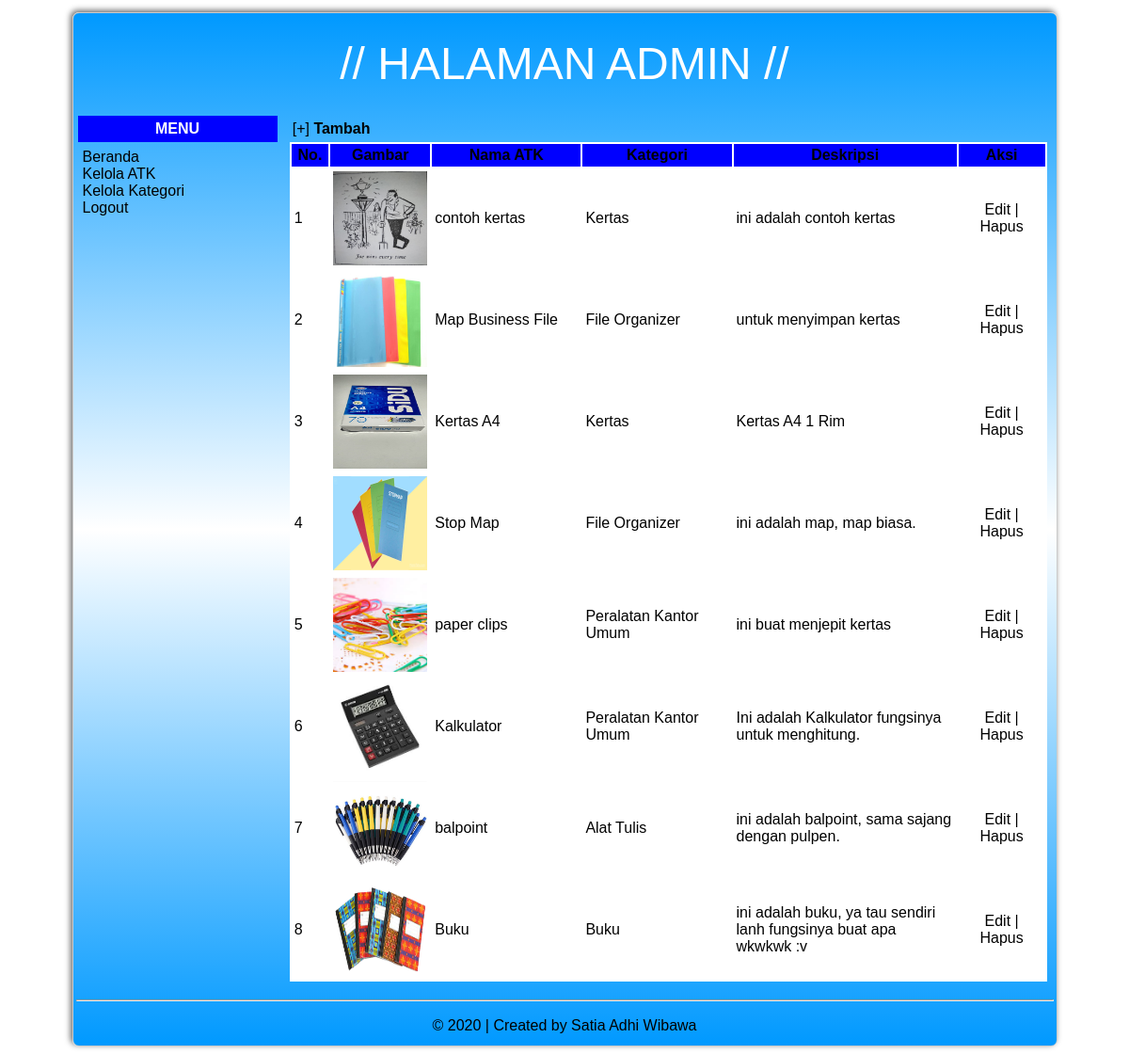
The app's page /admin/data_atk.php with its own data.
### tables this page shows
CREATE TABLE `tbl_atk` (
  `id_atk` int(10) NOT NULL,
  `id_category` varchar(25) NOT NULL,
  `nama_atk` text NOT NULL,
  `gambar` longtext NOT NULL,
  `deskripsi` text NOT NULL,
  `stok` int(11) NOT NULL,
  `tanggal` datetime NOT NULL
);

CREATE TABLE `tbl_category` (
  `id_category` int(2) NOT NULL,
  `category_name` text NOT NULL
);

### admin/data_atk.php (the view, shortened to what this page needs)
<html>
<head>
	<link rel="stylesheet" href="../css/style2.css">
</head>
<body background="../images/logo1.png">
<table width="1047" border="0" align="center" class="table">
	<tr>
		<td height="100" colspan="2" align="center" valign="middle">
			<table width="100%" height="100" border="0" cellpadding="7">
				<tr>
					<td align="center" valign="middle">
						<font color="white" size="7px">// HALAMAN ADMIN //</font>
					</td>
				</tr>
			</table>
		</td>
	</tr>
	<tr>
		<td width="21%" valign="top">
			<table width="100%" border="0" cellpadding="5">
				<tr>
					<td align="center" bgcolor="blue">
						<strong><font color="#FFFFFF">MENU</font></strong>
					</td>
				</tr>
				<tr>
					<td align="left">
						<a href="beranda_admin.php">Beranda</a><br>
						<a href="data_atk.php">Kelola ATK</a><br>
						<a href="data_kategori.php">Kelola Kategori</a><br>
						<a href="logout.php" onclick="return confirm('Apakah anda yakin ingin keluar?');">Logout</a><br>
					</td>
				</tr>
			</table>
		</td>
		<td width="79%" valign="top"><table width="100%" border="0" cellpadding="5">
	<tr>
		<td>
			<div style="margin-bottom: 5px; margin-left: 3px;">
			[+] <a href="add_atk.php"><strong>Tambah</strong></a>
			</div>
			<table width="100%" align="center" cellpadding="3" bgcolor="white">
				<tr bgcolor="blue" align="center" style="font-weight: bold;">
					<td width="5%">No.</td>
					<td width="10%">Gambar</td>
					<td width="20%">Nama ATK</td>
					<td width="20%">Kategori</td>
					<td width="30%">Deskripsi</td>
					<td>Aksi</td>
				</tr>
<?php
include '../config.php';
$sql = "SELECT * FROM tbl_atk as ta JOIN tbl_category as tc on ta.id_category = tc.id_category order by id_atk desc";
$query = mysqli_query($db, $sql);
$no=1;
while ($data=mysqli_fetch_array($query)) {
echo "<tr>";
echo "<td>".$no++."</td>";
echo "<td><img src='../images/atk/".$data['gambar']."' width='100px' height='100px'></td>";
echo "<td>".$data['nama_atk']."</td>";
echo "<td>".$data['category_name']."</td>";
echo "<td>".$data['deskripsi']."</td>";
echo "<td><center>";
echo "<a href='edit_atk.php?id_atk=".$data['id_atk']."'>Edit</a> | ";
echo "<a onclick='return hapus()' href='delete_atk.php?id_atk=".$data['id_atk']."'>Hapus</a>";
echo "</center></td>";
echo "</tr>";
}
?>
	</table>
	</td>
	</tr>
			</table>
		</td>
	</tr>
	<tr>
		<td colspan="2">
			<hr>
			<table width="100%" border="0" cellpadding="7">
				<tr>
					<td align="center">
						<p> &copy; <?php echo date('Y')?> | Created by Satia Adhi Wibawa</p>
					</td>
				</tr>
			</table>
		</td>
	</tr>
</table>
</body>
</html>

### css/style2.css (style rules this page uses)
body { font-family: sans-serif; background: url(../images/bg.jpg); }
a:link { color: black; text-decoration: none; }
.table { border: 1px solid #ccc; border-radius: 7px; background: transparent; background: -webkit-linear-gradient(top,#0099FF,transparent,#0099FF); box-shadow: -2px -2px 6px #666; margin-top: 13px; }

### records on screen
tbl_atk: gambar (picture), nama_atk "contoh kertas", id_category.category_name "Kertas", deskripsi "ini adalah contoh kertas"
tbl_atk: gambar (picture), nama_atk "Map Business File", id_category.category_name "File Organizer", deskripsi "untuk menyimpan kertas"
tbl_atk: gambar (picture), nama_atk "Kertas A4", id_category.category_name "Kertas", deskripsi "Kertas A4 1 Rim"
tbl_atk: gambar (picture), nama_atk "Stop Map", id_category.category_name "File Organizer", deskripsi "ini adalah map, map biasa."
tbl_atk: gambar (picture), nama_atk "paper clips", id_category.category_name "Peralatan Kantor Umum", deskripsi "ini buat menjepit kertas"
tbl_atk: gambar (picture), nama_atk "Kalkulator", id_category.category_name "Peralatan Kantor Umum", deskripsi "Ini adalah Kalkulator fungsinya untuk menghitung."
tbl_atk: gambar (picture), nama_atk "balpoint", id_category.category_name "Alat Tulis", deskripsi "ini adalah balpoint, sama sajang dengan pulpen."
tbl_atk: gambar (picture), nama_atk "Buku", id_category.category_name "Buku", deskripsi "ini adalah buku, ya tau sendiri lanh fungsinya buat apa wkwkwk :v"
